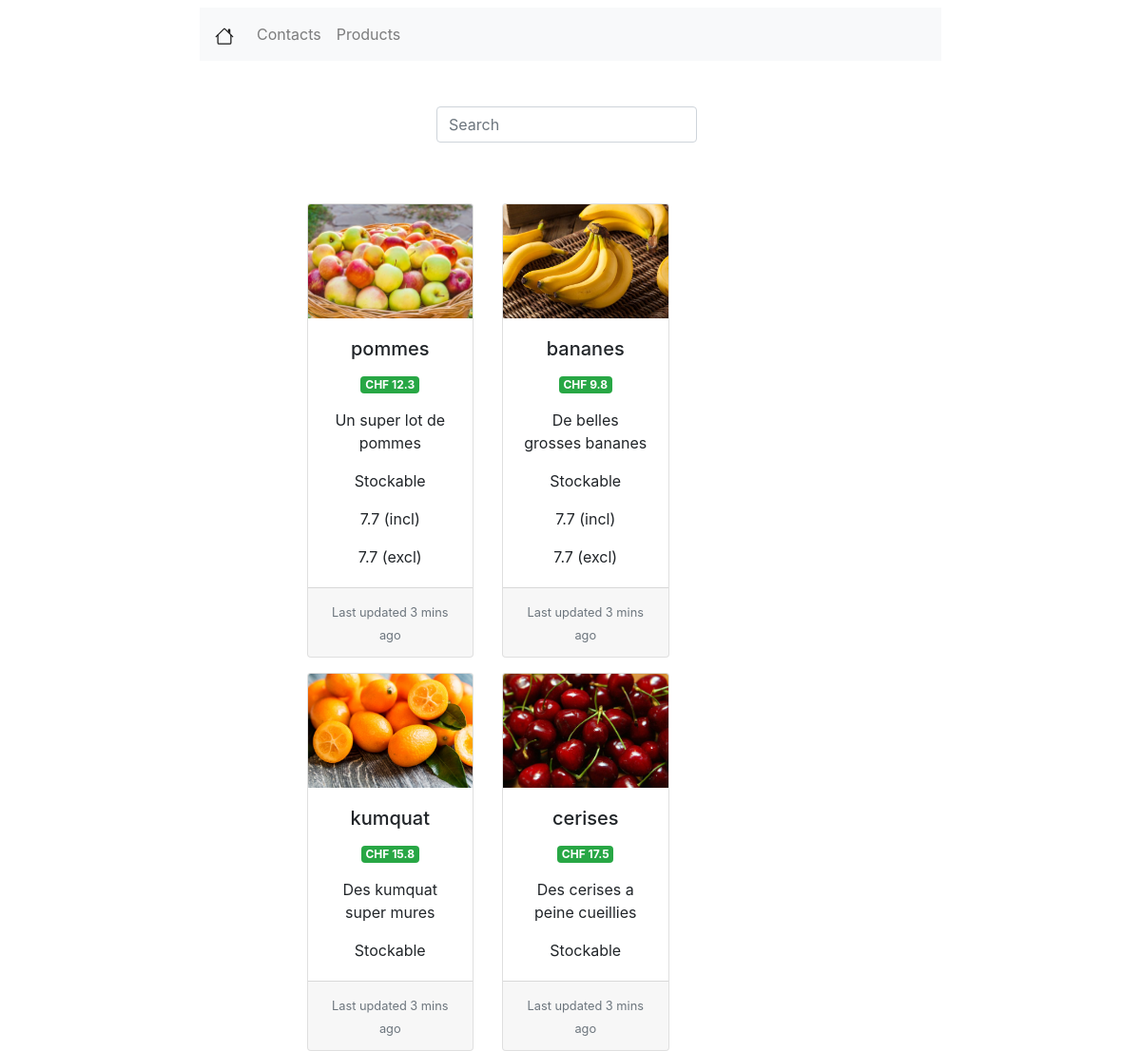
Screenshot of /products/ with the database file from the repository.
### products/models.py (models this page shows)
class Product(models.Model):
    name = models.CharField(verbose_name="Nom du produit", max_length=50)
    price = models.FloatField(verbose_name="Prix du produit")
    description = models.TextField(verbose_name="Description du produit", null=True)
    picture = models.ImageField(verbose_name="Illustrations", upload_to='products', null=True)
    categ_id = models.ForeignKey(ProductCategory, on_delete=models.CASCADE, null=True)
    tax_ids = models.ManyToManyField("tax.AccountTax")

class ProductCategory(models.Model):
    name = models.CharField(verbose_name="Nom de la catégorie", max_length=50)
    categ_id = models.ForeignKey('self', on_delete=models.CASCADE, null=True)

### tax/models.py (models this page shows)
class AccountTax(models.Model):
    name = models.CharField(verbose_name="Nom de la taxe", max_length=50)
    amount = models.FloatField(verbose_name="Valeur de la taxe")

### products/views.py (the view)
# urls.py: path('', views.IndexView.as_view(), name='contacts'),
class IndexView(generic.ListView):
    template_name = 'product/products_listview.html'
    context_object_name = 'products_list'
    def get_queryset(self):
        return Product.objects.all()

### products/templates/product/products_listview.html
{% extends 'viewlist/viewlist.html' %}
{% load static %}
{% block viewlist %}
    <div class="row mx-auto mt-5 justify-content-center">
        <form class="form-inline">
            <input class="form-control mr-sm-2" type="search" placeholder="Search" aria-label="Search">
        </form>
    </div>
    <div class="row mx-auto mt-5 justify-content-center">
        {% if products_list %}
            <div class="card-deck w-50">
                {% for product in products_list %}
                    <div class="card text-center mt-3" style="min-width: 30%; max-width: 30%">
                        <a href="#">
                            <img src="{% static product.picture %}" class="card-img-top" alt="..."
                                 style="width: 100%; height: 10vw;
                                 object-fit: cover;">
                        </a>
                        <div class="card-body">
                            <h5 class="card-title">{{ product.name }}</h5>
                            <p class="badge badge-success">CHF {{ product.price }}</p>
                            <p class="card-text">{{ product.description }}</p>
                            <p class="card-text">{{ product.categ_id.name }}</p>
                            {% for tax in product.tax_ids.all %}
                                <p class="card-text">{{ tax.name }}</p>
                            {% endfor %}
                        </div>
                        <div class="card-footer">
                            <small class="text-muted">Last updated 3 mins ago</small>
                        </div>
                    </div>
                {% endfor %}
            </div>
        {% else %}
            <p>No products are available.</p>
        {% endif %}
    </div>
{% endblock %}

### rows the page displays
Product: picture (picture), name "pommes", price "12.3", description "Un super lot de pommes", categ_id.name "Stockable"
AccountTax: name "7.7 (incl)"
AccountTax: name "7.7 (excl)"
Product: picture (picture), name "bananes", price "9.8", description "De belles grosses bananes", categ_id.name "Stockable"
Product: picture (picture), name "kumquat", price "15.8", description "Des kumquat super mures", categ_id.name "Stockable"
Product: picture (picture), name "cerises", price "17.5", description "Des cerises a peine cueillies", categ_id.name "Stockable"
